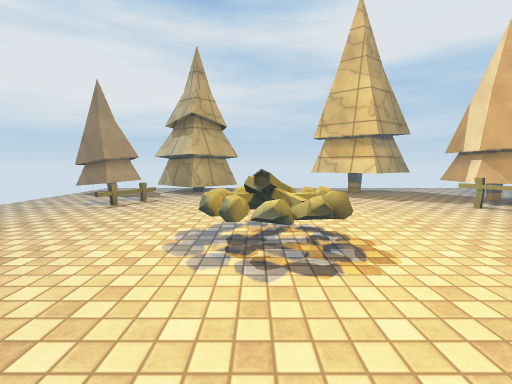
View 1 (above)

13 first-person views from a walk through a scene from a Unity 3-D project. The camera is 1.2 m above the floor, tilts 6° down and sees 90° across. The floor is counted in squares, 1 m on a side. Each view is taken from the middle of a square. On the plan, view 1 faces up. The plan holds only what a view shows up to about 12 squares ahead; the rest is blank. The place goes on beyond the plan. The player character is not drawn. Surface patterns are stand-ins for the level's own textures.

View 2
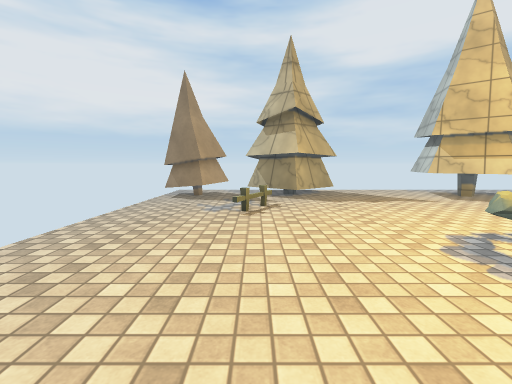

View 3
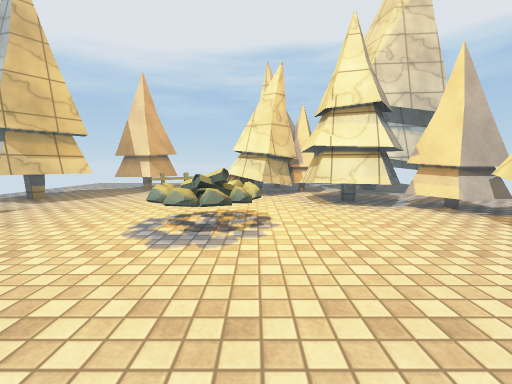

View 4
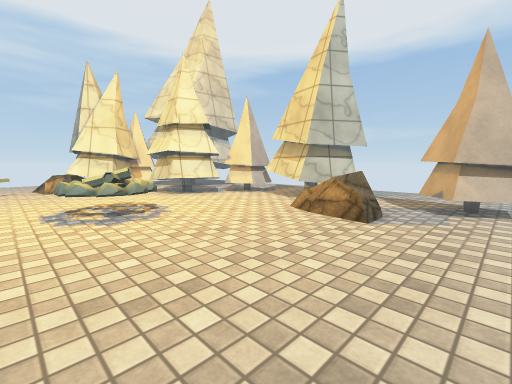

View 5
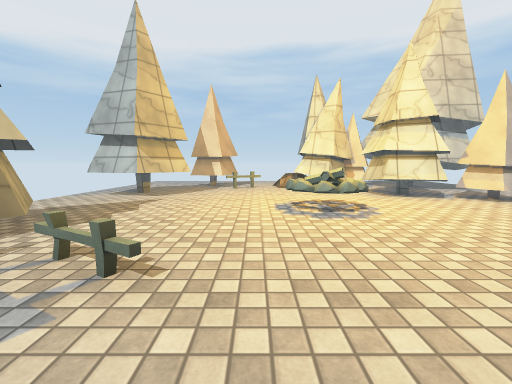

View 6
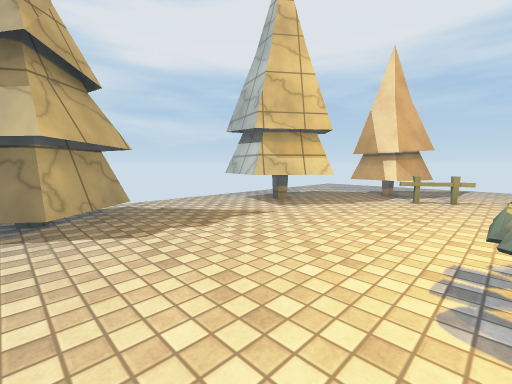

View 7
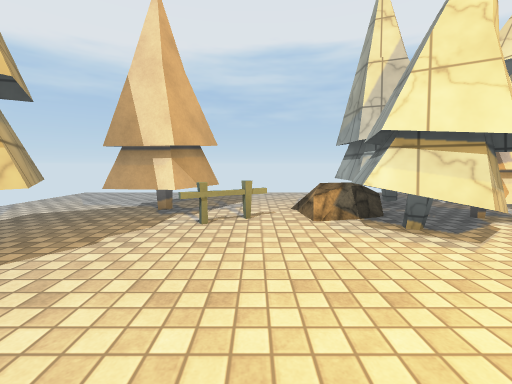

View 8
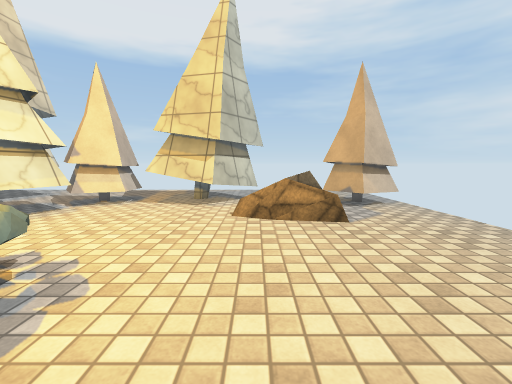

View 9
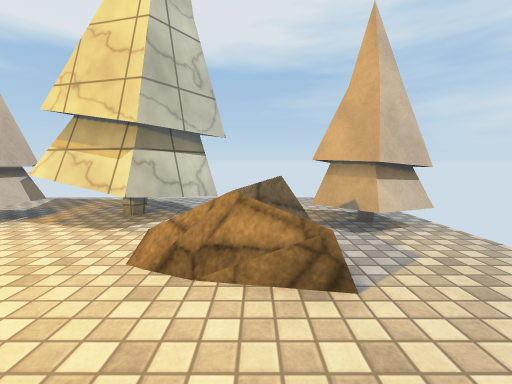

View 10
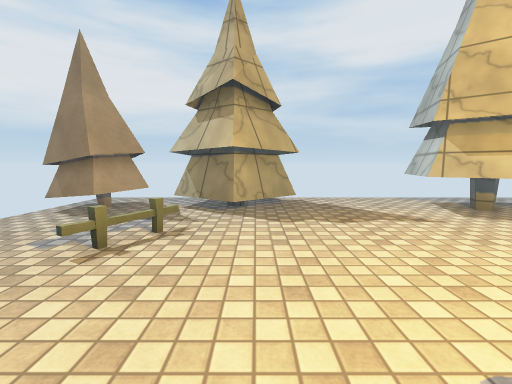

View 11
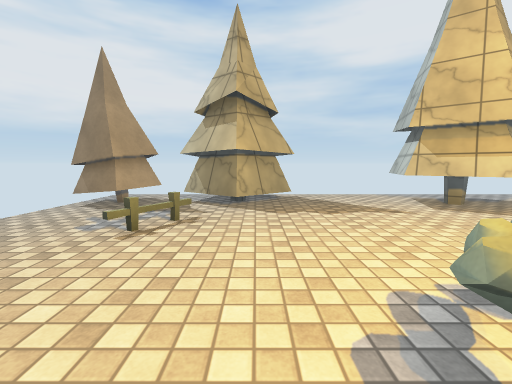

View 12
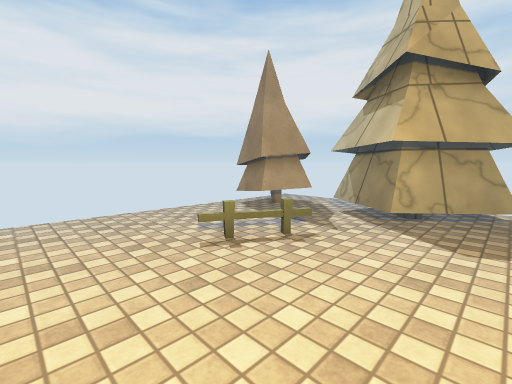

View 13
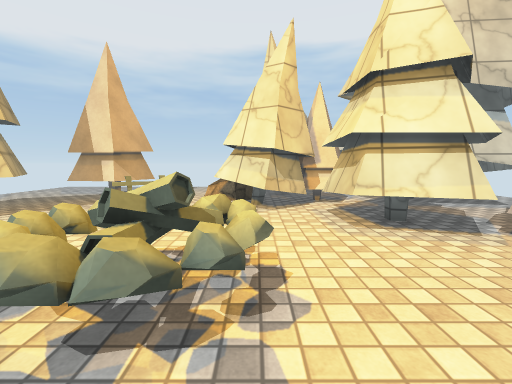

### Floor plan
Key: @ floor where view 1 was taken; # wall or solid block; . floor; = window, fence, low wall or low ledge; ^ raised ledge; v drop or lower ground; T thing the floor can be seen under or through; R rock; O other object.
Columns run from 8 left of view 1 to 12 right of it. Each row starts with its distance up from view 1.
 13 v...T  #.............
 12 v TTT ##...#  .......
 11 vTTTT###...TT  ......
 10 v##..##....TTTT.....
  9 v...=.......TT.TT ..
  8 v...=..........TT ..
  7 v.............=##...
  6 v..............=.....
  5 v.......==...........
  4  ......=^=...###R  ..
  3  .......==...######
  2  ............#   #
  1 v.........####
  0 v...OO..@.##
 -1 v.# R =...#
 -2 v###. TTTT#
 -3 v # .TT
 -4 v....    T
 -5  .....   ....   #
 -6     .........   #

Positions as (right, up) in squares from view 1, and headings:
1: (0, 0), facing up
2: (-4, 1), facing up
3: (-5, 3), facing right
4: (-7, 6), facing down-right
5: (-7, 6), facing right
6: (-3, 5), facing up-right
7: (1, 6), facing right
8: (-3, 6), facing down
9: (-4, 3), facing down
10: (-2, 4), facing up
11: (-2, 3), facing up
12: (-1, 5), facing up-left
13: (-2, 3), facing right
